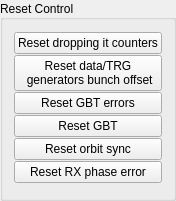
   <widget class="QGroupBox" name="Resetcontrol">
    <property name="geometry">
     <rect>
      <x>10</x>
      <y>220</y>
      <width>161</width>
      <height>201</height>
     </rect>
    </property>
    <property name="title">
     <string>Reset Control</string>
    </property>
    <property name="alignment">
     <set>Qt::AlignJustify|Qt::AlignVCenter</set>
    </property>
    <property name="checkable">
     <bool>false</bool>
    </property>
    <layout class="QVBoxLayout" name="verticalLayout">
     <property name="spacing">
      <number>0</number>
     </property>
     <item>
      <widget class="QPushButton" name="Reset_dropping">
       <property name="cursor">
        <cursorShape>PointingHandCursor</cursorShape>
       </property>
       <property name="text">
        <string>Reset dropping it counters</string>
       </property>
      </widget>
     </item>
     <item>
      <widget class="QPushButton" name="Res_dat">
       <property name="cursor">
        <cursorShape>PointingHandCursor</cursorShape>
       </property>
       <property name="text">
        <string>Reset data/TRG 
 generators bunch offset</string>
       </property>
      </widget>
     </item>
     <item>
      <widget class="QPushButton" name="Res_gbt_err">
       <property name="cursor">
        <cursorShape>PointingHandCursor</cursorShape>
       </property>
       <property name="text">
        <string>Reset GBT errors</string>
       </property>
      </widget>
     </item>
     <item>
      <widget class="QPushButton" name="res_gbt">
       <property name="cursor">
        <cursorShape>PointingHandCursor</cursorShape>
       </property>
       <property name="text">
        <string>Reset GBT</string>
       </property>
      </widget>
     </item>
     <item>
      <widget class="QPushButton" name="Reset_orbit_sync">
       <property name="cursor">
        <cursorShape>PointingHandCursor</cursorShape>
       </property>
       <property name="text">
        <string>Reset orbit sync</string>
       </property>
      </widget>
     </item>
     <item>
      <widget class="QPushButton" name="res_rx">
       <property name="cursor">
        <cursorShape>PointingHandCursor</cursorShape>
       </property>
       <property name="text">
        <string>Reset RX phase error</string>
       </property>
      </widget>
     </item>
    </layout>
   </widget>
